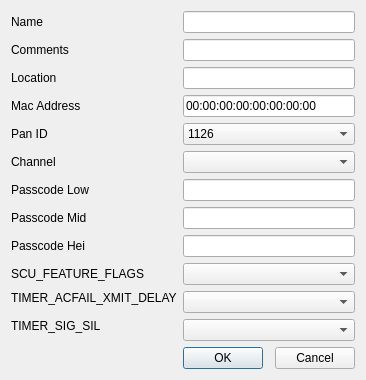
<?xml version="1.0" encoding="UTF-8"?>
<ui version="4.0">
 <class>FLZCPropertyDlg</class>
 <widget class="QDialog" name="FLZCPropertyDlg">
  <property name="geometry">
   <rect>
    <x>0</x>
    <y>0</y>
    <width>351</width>
    <height>367</height>
   </rect>
  </property>
  <property name="windowTitle">
   <string>Zone Controler Propertys</string>
  </property>
  <layout class="QGridLayout" name="gridLayout">
   <item row="4" column="1" colspan="3">
    <widget class="QComboBox" name="comboBox_6">
     <item>
      <property name="text">
       <string>1126</string>
      </property>
     </item>
     <item>
      <property name="text">
       <string>1225</string>
      </property>
     </item>
     <item>
      <property name="text">
       <string>1324</string>
      </property>
     </item>
     <item>
      <property name="text">
       <string>1423</string>
      </property>
     </item>
     <item>
      <property name="text">
       <string>1522</string>
      </property>
     </item>
     <item>
      <property name="text">
       <string>1621</string>
      </property>
     </item>
     <item>
      <property name="text">
       <string>1720</string>
      </property>
     </item>
     <item>
      <property name="text">
       <string>1819</string>
      </property>
     </item>
     <item>
      <property name="text">
       <string>1918</string>
      </property>
     </item>
     <item>
      <property name="text">
       <string>2017</string>
      </property>
     </item>
     <item>
      <property name="text">
       <string>2116</string>
      </property>
     </item>
     <item>
      <property name="text">
       <string>2215</string>
      </property>
     </item>
     <item>
      <property name="text">
       <string>2314</string>
      </property>
     </item>
     <item>
      <property name="text">
       <string>2413</string>
      </property>
     </item>
     <item>
      <property name="text">
       <string>2512</string>
      </property>
     </item>
     <item>
      <property name="text">
       <string>2611</string>
      </property>
     </item>
    </widget>
   </item>
   <item row="7" column="0">
    <widget class="QLabel" name="label_8">
     <property name="text">
      <string>Passcode Mid</string>
     </property>
    </widget>
   </item>
   <item row="0" column="1" colspan="3">
    <widget class="QLineEdit" name="lineEdit"/>
   </item>
   <item row="10" column="1" rowspan="2" colspan="3">
    <widget class="QComboBox" name="comboBox_4"/>
   </item>
   <item row="10" column="0">
    <widget class="QLabel" name="label_11">
     <property name="text">
      <string>TIMER_ACFAIL_XMIT_DELAY</string>
     </property>
    </widget>
   </item>
   <item row="9" column="1" colspan="3">
    <widget class="QComboBox" name="comboBox_3"/>
   </item>
   <item row="11" column="0" rowspan="2">
    <widget class="QLabel" name="label_12">
     <property name="text">
      <string>TIMER_SIG_SIL</string>
     </property>
    </widget>
   </item>
   <item row="5" column="0">
    <widget class="QLabel" name="label_6">
     <property name="text">
      <string>Channel</string>
     </property>
    </widget>
   </item>
   <item row="5" column="1" colspan="3">
    <widget class="QComboBox" name="comboBox"/>
   </item>
   <item row="1" column="0">
    <widget class="QLabel" name="label_2">
     <property name="text">
      <string>Comments</string>
     </property>
    </widget>
   </item>
   <item row="3" column="0">
    <widget class="QLabel" name="label_4">
     <property name="text">
      <string>Mac Address</string>
     </property>
    </widget>
   </item>
   <item row="13" column="1">
    <spacer name="verticalSpacer">
     <property name="orientation">
      <enum>Qt::Vertical</enum>
     </property>
     <property name="sizeHint" stdset="0">
      <size>
       <width>20</width>
       <height>40</height>
      </size>
     </property>
    </spacer>
   </item>
   <item row="8" column="0">
    <widget class="QLabel" name="label_9">
     <property name="text">
      <string>Passcode Hei</string>
     </property>
    </widget>
   </item>
   <item row="12" column="1" colspan="3">
    <widget class="QComboBox" name="comboBox_5"/>
   </item>
   <item row="9" column="0">
    <widget class="QLabel" name="label_10">
     <property name="text">
      <string>SCU_FEATURE_FLAGS</string>
     </property>
    </widget>
   </item>
   <item row="8" column="1" colspan="3">
    <widget class="QLineEdit" name="lineEdit_9"/>
   </item>
   <item row="2" column="0">
    <widget class="QLabel" name="label_3">
     <property name="text">
      <string>Location</string>
     </property>
    </widget>
   </item>
   <item row="6" column="0">
    <widget class="QLabel" name="label_7">
     <property name="text">
      <string>Passcode Low</string>
     </property>
    </widget>
   </item>
   <item row="7" column="1" colspan="3">
    <widget class="QLineEdit" name="lineEdit_8"/>
   </item>
   <item row="1" column="1" colspan="3">
    <widget class="QLineEdit" name="lineEdit_2"/>
   </item>
   <item row="14" column="1">
    <widget class="QPushButton" name="pb_ok">
     <property name="text">
      <string>OK</string>
     </property>
    </widget>
   </item>
   <item row="4" column="0">
    <widget class="QLabel" name="label_5">
     <property name="text">
      <string>Pan ID</string>
     </property>
    </widget>
   </item>
   <item row="0" column="0">
    <widget class="QLabel" name="label">
     <property name="text">
      <string>Name</string>
     </property>
    </widget>
   </item>
   <item row="3" column="1" colspan="3">
    <widget class="QLineEdit" name="leMAC">
     <property name="inputMask">
      <string>NN:NN:NN:NN:NN:NN:NN:NN</string>
     </property>
     <property name="text">
      <string>00:00:00:00:00:00:00:00</string>
     </property>
     <property name="maxLength">
      <number>23</number>
     </property>
    </widget>
   </item>
   <item row="6" column="1" colspan="3">
    <widget class="QLineEdit" name="lineEdit_7"/>
   </item>
   <item row="14" column="3">
    <widget class="QPushButton" name="pb_cancel">
     <property name="text">
      <string>Cancel</string>
     </property>
    </widget>
   </item>
   <item row="2" column="1" colspan="3">
    <widget class="QLineEdit" name="lineEdit_3"/>
   </item>
   <item row="14" column="2">
    <spacer name="horizontalSpacer">
     <property name="orientation">
      <enum>Qt::Horizontal</enum>
     </property>
     <property name="sizeHint" stdset="0">
      <size>
       <width>40</width>
       <height>20</height>
      </size>
     </property>
    </spacer>
   </item>
  </layout>
 </widget>
 <layoutdefault spacing="6" margin="11"/>
 <resources/>
 <connections/>
</ui>
